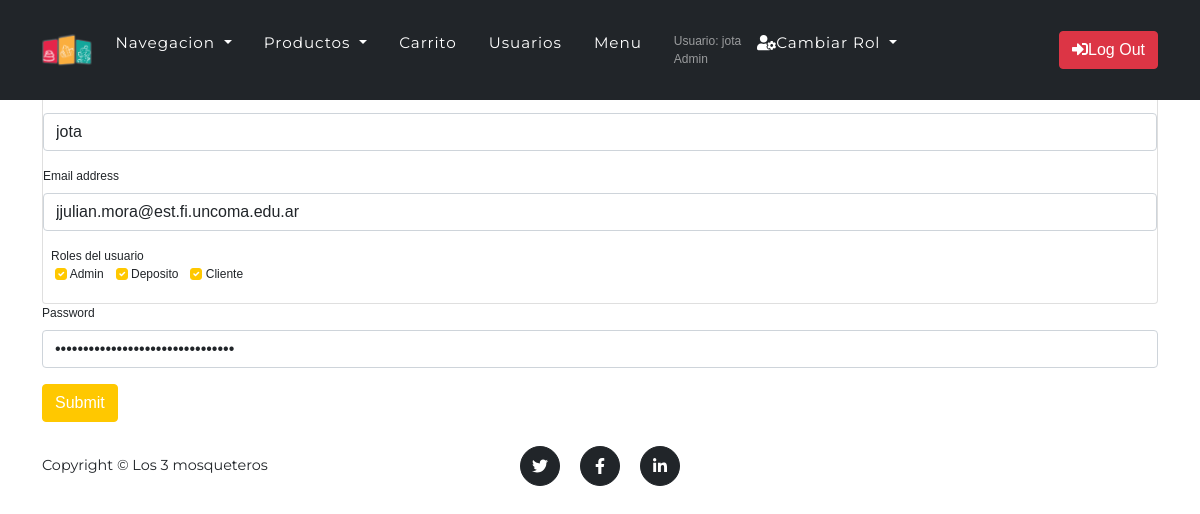
/vista/ejercicios/editarUsuario.php (signed in), run on the app's committed database.
### tables this page shows
CREATE TABLE `usuario` (
  `idUsuario` bigint(20) NOT NULL,
  `usNombre` varchar(50) NOT NULL,
  `usPass` varchar(250) NOT NULL,
  `usMail` varchar(50) NOT NULL,
  `usDesabilitado` timestamp NULL DEFAULT NULL
);

CREATE TABLE `rol` (
  `idRol` bigint(20) NOT NULL,
  `rolDescripcion` varchar(50) NOT NULL
);

### utiles/funciones.php (called while the page is built, shortened)
<?php
spl_autoload_register(function ($clase) {
    $directorys = array(
        $GLOBALS['ROOT'].'modelo/',
        $GLOBALS['ROOT'].'modelo/conector/',
        $GLOBALS['ROOT'].'control/');
})
?>

### control/session.php (called while the page is built, shortened)
<?php
class session{
    public function getRolActivo(){
        return $_SESSION['rolactivo'];
    }
    public function activa()
    {
        $activa = false;
        if (isset($_SESSION['idUsuario'])) {
            $activa = true;
        }
        return $activa;
    }
    public function getObjUsuario(){
        $usuario = null;
        $abmUs = new abmUsuario();
        $list = $abmUs->buscar(['idUsuario' => $_SESSION['idUsuario']]);
        if (count($list) > 0) {
            $usuario = $list[0];
        }
        return $usuario;
    }
    public function getColeccionRol(){
        $roles = array();
        $abmUR = new abmUsuarioRol();
        $abmR = new abmRol();
        $uss = $this->getObjUsuario();
        $list = $abmUR->buscar(['idUsuario' => $uss->getIdUsuario()]);
        if (count($list) > 0) {
            foreach ($list as $UR) {
                $objRol = $abmR->buscar(['idRol' => $UR->getObjRol()->getIdRol()]);
                array_push($roles, $objRol[0]);
            }
        }
        return $roles;
    }
}

### modelo/usuario.php (called while the page is built, shortened)
<?php
class usuario
{
    private $usNombre;
    private $usPass;
    private $usMail;
    public function __construct()
    {
        $this->usNombre = '';
        $this->usPass = '';
        $this->usMail = '';
    }
    public function setUsNombre($usNombre)
    {
        $this->usNombre = $usNombre;
    }
    public function setUsPass($usPass)
    {
        $this->usPass = $usPass;
    }
    public function setUsMail($usMail)
    {
        $this->usMail = $usMail;
    }
    public function getUsNombre()
    {
        return $this->usNombre;
    }
    public function getUsPass()
    {
        return $this->usPass;
    }
    public function getUsMail()
    {
        return $this->usMail;
    }
    public static function listar($parametro = "")
    {
        $arreglo = array();
        $base = new BaseDatos();
        $sql = "SELECT * FROM usuario ";
        if ($parametro != "") {
            $sql = $sql . 'WHERE ' . $parametro;
        }
        $res = $base->Ejecutar($sql);
        if ($res > -1) {
            if ($res >= 0) {
                while ($row = $base->Registro()) {
                    $obj = new usuario();
                    $obj->setear(['idUsuario' => $row['idUsuario'], 'usNombre' => $row['usNombre'], 'usPass' => $row['usPass'], 'usMail' => $row['usMail'], 'usDesabilitado' => $row['usDesabilitado']]);
                    array_push($arreglo, $obj);
                }
            }
        } else {
            $this->setMensajeOperacion("usuario->listar: " . $base->getError());
        }
        return $arreglo;
    }
}

### modelo/conector/BaseDatos.php (called while the page is built, shortened)
<?php
class BaseDatos extends PDO
{
    private $indice;
    private $resultado;
    public function __construct()
    {
        $this->indice = 0;
    }
    public function setSQL($e)
    {
        return "\n" . $this->sql = $e;
    }
    public function Ejecutar($sql)
    {
        if (stristr($sql, "select")) {
            $resp =  $this->EjecutarSelect($sql);
        }
        return $resp;
    }
    private function EjecutarSelect($sql)
    {
        $cant = -1;
        $resultado = parent::query($sql);
        if (!$resultado) {
            $this->analizarDebug();
        } else {
            $arregloResult = $resultado->fetchAll();
            $cant = count($arregloResult);
        }
        return $cant;
    }
    public function Registro()
    {
        $filaActual = false;
        $indiceActual = $this->getIndice();
        if ($indiceActual >= 0) {
            $filas = $this->getResultado();
            if ($indiceActual < count($filas)) {
                $filaActual =  $filas[$indiceActual];
            } else {
                $this->setIndice(-1);
            }
        }
        return $filaActual;
    }
    private function setIndice($valor)
    {
        $this->indice = $valor;
    }
    private function getIndice()
    {
        return $this->indice;
    }
    private function setResultado($valor)
    {
        $this->resultado = $valor;
    }
    private function getResultado()
    {
        return $this->resultado;
    }
}

### control/abmUsuario.php (called while the page is built, shortened)
<?php
class abmUsuario
{
    public function buscar($param)
    {
        $where = " true ";
        if ($param <> NULL) {
            if (isset($param['idUsuario']))
                $where .= ' and idUsuario = ' . "'" . $param['idUsuario'] . "'";
        }
        $arreglo = usuario::listar($where);
        return $arreglo;
    }
}

### modelo/rol.php (called while the page is built, shortened)
<?php
class rol{
    private $idRol;
    private $rolDescripcion;
    public function __construct(){
        $this->idRol = '';
        $this->rolDescripcion = '';
    }
    public function setIdRol($idRol){
        $this->idRol = $idRol;
    }
    public function setRolDescripcion($rolDescripcion){
        $this->rolDescripcion = $rolDescripcion;
    }
    public function getRolDescripcion(){
        return $this->rolDescripcion;
    }
    public function getIdRol(){
        return $this->idRol;
    }
    public function cargar(){
        $resp = false;
        $base = new BaseDatos();
        $idRol=$this->getIdRol();
        $sql="SELECT * FROM rol WHERE idRol = '$idRol'";
        if ($base->Iniciar()) {
            $res = $base->Ejecutar($sql);
        } else {
            $this->setMensajeoperacion("Rol->cargar: ".$base->getError());
        }
        return $resp;
    }
    public static function listar($parametro = "")
    {
        $arreglo = array();
        $base = new BaseDatos();
        $sql = "SELECT * FROM rol ";
        if ($parametro != "") {
            $sql .= 'WHERE ' . $parametro;
        }
        $res = $base->Ejecutar($sql);
        if ($res > -1) {
            if ($res > 0) {
                while ($row = $base->Registro()) {
                    $obj = new rol();
                    $obj->setear(['idRol'=>$row['idRol'], 'rolDescripcion'=>$row['rolDescripcion']]);
                    array_push($arreglo, $obj);
                }
            }
        } else {
          $this->setMensajeoperacion("rol->Listar: ".$base->getError());
        }
        return $arreglo;
    }
}
?>

### modelo/usuarioRol.php (called while the page is built, shortened)
<?php
class usuarioRol
{
    public function listar($condicion = "")
    {
        $arregloUsuarioRol = array();
        $base = new BaseDatos();
        $sql = "SELECT * FROM usuariorol ";
        if ($condicion != "") {
            $sql = $sql . ' where ' . $condicion;
        }
        $res = $base->Ejecutar($sql);
        if ($res > -1) {
            if ($res > 0) {
                while ($row = $base->Registro()) {
                    $objUsuarioRol = new usuarioRol();
                    $objUsuario = new usuario();
                    $objUsuario->setIdUsuario($row['idUsuario']);
                    $objUsuario->cargar();
                    $objRol = new rol();
                    $objRol->setIdRol($row['idRol']);
                    $objRol->cargar();
                    $objUsuarioRol->setear(['objUsuario' => $objUsuario, 'objRol' => $objRol]);
                    array_push($arregloUsuarioRol, $objUsuarioRol);
                }
            }
        } else {
            $this->setmensajeoperacion("UsuarioRol->listar: " . $base->getError());
        }
        return $arregloUsuarioRol;
    }
}

### control/abmUsuarioRol.php (called while the page is built, shortened)
<?php
class abmUsuarioRol {
    public function buscar($param){
    	$where = " true ";
    	if ($param<>NULL){
    		if  (isset($param['idUsuario']))
    			$where.=" and idUsuario='".$param['idUsuario']."'";
    	}
        $objUsuarioRol= new usuarioRol();
        $arreglo = $objUsuarioRol->listar($where);
        return $arreglo;
    }
}

### control/abmRol.php (called while the page is built, shortened)
<?php
class abmRol{
    public function buscar($param)
    {
        $where = " true ";
        if ($param <> NULL) {
            if (isset($param['idRol']))
                $where .= ' and idRol = ' ."'". $param['idRol']."'";
        }
        $arreglo = rol::listar($where);
        return $arreglo;
    }
}

### vista/ejercicios/editarUsuario.php (the view, shortened to what this page needs)
<?php
$sesion = new session();
$objUsuario = $sesion->getObjUsuario();
$datos = data_submitted();
$arrayRoles = array();
if ($sesion->activa()) {
   include_once '../estructura/cabeceraSegura.php';
} else {
}
print_r($datos);
$datos = data_submitted();
$abmUsuario = new abmUsuario();
$listaUsuario = $abmUsuario->buscar($datos);
$objUsuario = $listaUsuario[0];
$abmUsuarioRol = new abmUsuarioRol();
$listaRoles = $abmUsuarioRol->buscar($datos);
$abmRol=new abmRol();
if (count($listaRoles) > 0) {
   foreach ($listaRoles as $obj) {
       array_push($arrayRoles, $obj->getObjRol()->getIdRol());
   }
}
?>
<div class="container mt-5">
   <div class="card card-info">
      <form class="needs-validation" novalidate id="editarUsuario" name="editarUsuario" action="../accion/accionEditarUsuario.php" method="post">
         <div class="mb-3">
            <label for="usuario" class="form-label">Nombre Usuario</label>
            <input class='form-control' id='usNombre' name='usNombre' type='text' placeholder='Nuevo nombre' value="<?php echo $objUsuario->getUsNombre() ?>" required>
         </div>
         <div class="mb-3">
            <label for="exampleInputEmail1" class="form-label">Email address</label>
            <input type='email' class='form-control' id='usMail' name='usMail' placeholder='Nuevo email' value='<?php echo $objUsuario->getUsMail() ?>' required>
         </div>
         <div class="col-sm-5 m-2">
            <label>Roles del usuario</label>
            <?php
            $rolesDisp = $abmRol->buscar(null);
            if (count($rolesDisp) != 0) {
               echo '<div class="form-group">
               <div class="input-group">';
               foreach ($rolesDisp as $rol) {
                  $checked = "";
                  if (in_array($rol->getIdRol(), $arrayRoles)) {
                     $checked = "checked";
                  }
                  echo '<label class="form-check-label ms-1 me-2 fw-light">
    <input class="form-check-input" type="checkbox" id="roles" name="roles[]" value="'
    . $rol->getIdRol() . '" ' . $checked . ' required> ' . $rol-> getRolDescripcion() . '
 </label>';
               }
               echo '</div>
                                            </div>
                                        </div>';
            }
            ?>
         </div>
         <div class="mb-3">
            <label for="exampleInputPassword1" class="form-label">Password</label>
            <input class='form-control' id='usPass' name='usPass' type='password' placeholder='Nuevo Contraseña' value='<?php echo $objUsuario->getUsPass() ?>' required>
         </div>
         <button type="submit" class="btn btn-primary">Submit</button>
   </div>
<?php
include_once '../estructura/footer.php';
?>

### vista/estructura/cabeceraSegura.php (shortened to what this page needs)
<?php
$sesion = new session();
if (!$sesion->activa()) {
    header('location:../ejercicios/login.php');
} else {
    $objUsuario = $sesion->getObjUsuario();
    $rolActivo=$sesion->getRolActivo();
    if ($rolActivo==null) {
       $listaRoles = $sesion->getColeccionRol();
         $objRol = $listaRoles[0];
         print_r($objRol);
         $sesion->setRolActivo($objRol);
    }
}
?>
<!DOCTYPE html>
<html lang="en">
<head>
    <link href="../css/styles.css" rel="stylesheet" />
    <link rel="stylesheet" type="text/css" href="../js/jquery-easyui-1.6.6/themes/default/easyui.css">
    <link rel="stylesheet" type="text/css" href="../js/jquery-easyui-1.6.6/themes/icon.css">
    <link rel="stylesheet" type="text/css" href="../js/jquery-easyui-1.6.6/themes/color.css">
    <link rel="stylesheet" type="text/css" href="../js/jquery-easyui-1.6.6/demo/demo.css">
</head>
<nav class="navbar navbar-expand-lg navbar-dark fixed-top bg-dark" id="mainNav">
    <div class="container">
        <a class="navbar-brand" href="../home/index.php#page-top"><img src="../assets/img/logos/logo.png" alt="..." /></a>
        <div class="collapse navbar-collapse" id="navbarNavDarkDropdown">
            <ul class="navbar-nav">
                <li class="nav-item dropdown">
                    <a class="nav-link dropdown-toggle" href="#" id="navbarDarkDropdownMenuLink" role="button" data-bs-toggle="dropdown" aria-expanded="false">
                        Navegacion
                    </a>
                </li>
                <li class="nav-item dropdown">
                    <a class="nav-link dropdown-toggle" id="navbarDarkDropdownMenuLink" role="button" data-bs-toggle="dropdown" aria-expanded="false">
                        Productos
                    </a>
                </li>
                <li class="nav-item"><a class="nav-link" href="../ejercicios/carrito.php">Carrito</a></li>
                <li class="nav-item"><a class="nav-link" href="../ejercicios/listarUsuarios.php">Usuarios</a></li>
                <li class="nav-item"><a class="nav-link" href="../ejercicios/editarMenu.php">Menu</a></li>
        <?php
        echo "<li class='navbar-nav pull-xl-right'> <a class='nav-link' href='../ejercicios/cambiarDatosUsuario.php' >Usuario: {$objUsuario->getUsNombre()}</br>{$sesion->getRolActivo()->getRolDescripcion()} </a></li>";
        ?>
        <li class="nav-item dropdown">
            <a class="nav-link dropdown-toggle" href="#" id="navbarDarkDropdownMenuLink" role="button" data-bs-toggle="dropdown" aria-expanded="false">
                <i class=" fas fa-user-cog"></i>Cambiar Rol
            </a>
        </li>
    </div>
        <a href="../accion/cerrarSesion.php" class="nav-item btn btn-danger"> <i class="fas fa-sign-in-alt"></i>Log Out </a>
    </div>
</nav>
<body id="page-top">

### data on the page
usuario: usNombre "jota", usMail "jjulian.mora@est.fi.uncoma.edu.ar"
rol: rolDescripcion "Admin"
rol: rolDescripcion "Deposito"
rol: rolDescripcion "Cliente"
